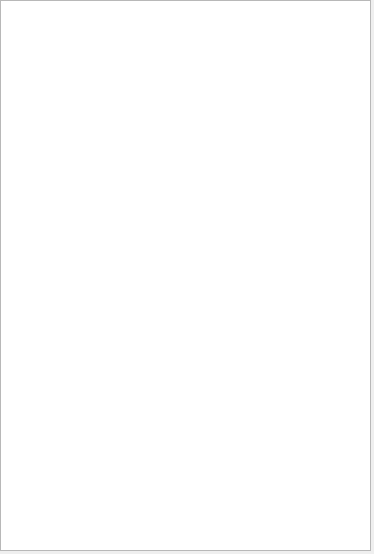
<?xml version="1.0" encoding="UTF-8"?>
<ui version="4.0">
 <class>Dialog</class>
 <widget class="QDialog" name="Dialog">
  <property name="geometry">
   <rect>
    <x>0</x>
    <y>0</y>
    <width>374</width>
    <height>554</height>
   </rect>
  </property>
  <property name="windowTitle">
   <string>Dialog</string>
  </property>
  <widget class="QListWidget" name="listWidget">
   <property name="geometry">
    <rect>
     <x>0</x>
     <y>0</y>
     <width>371</width>
     <height>551</height>
    </rect>
   </property>
  </widget>
 </widget>
 <resources/>
 <connections/>
</ui>
